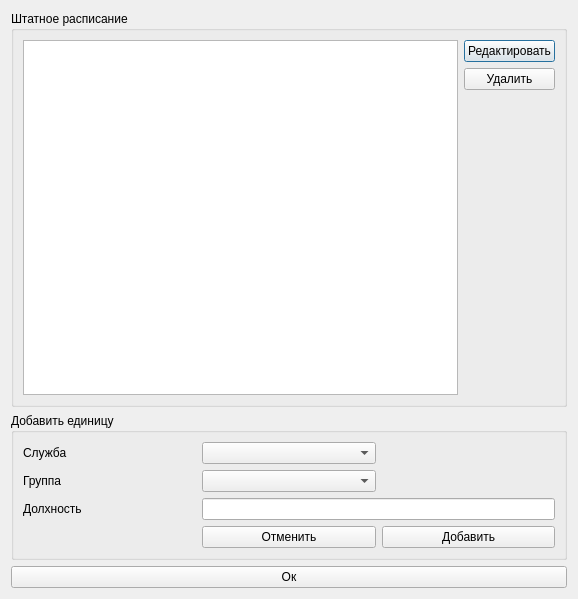
<?xml version="1.0" encoding="UTF-8"?>
<ui version="4.0">
 <class>Dialog</class>
 <widget class="QDialog" name="Dialog">
  <property name="geometry">
   <rect>
    <x>0</x>
    <y>0</y>
    <width>578</width>
    <height>599</height>
   </rect>
  </property>
  <property name="windowTitle">
   <string>Dialog</string>
  </property>
  <layout class="QVBoxLayout" name="verticalLayout">
   <item>
    <widget class="QGroupBox" name="groupBox">
     <property name="title">
      <string>Штатное расписание</string>
     </property>
     <layout class="QGridLayout" name="gridLayout">
      <item row="0" column="0" rowspan="3">
       <widget class="QTableView" name="tableView"/>
      </item>
      <item row="0" column="1">
       <widget class="QPushButton" name="pushButton_2">
        <property name="text">
         <string>Редактировать</string>
        </property>
       </widget>
      </item>
      <item row="1" column="1">
       <widget class="QPushButton" name="pushButton_3">
        <property name="text">
         <string>Удалить</string>
        </property>
       </widget>
      </item>
      <item row="2" column="1">
       <spacer name="verticalSpacer">
        <property name="orientation">
         <enum>Qt::Vertical</enum>
        </property>
        <property name="sizeHint" stdset="0">
         <size>
          <width>20</width>
          <height>275</height>
         </size>
        </property>
       </spacer>
      </item>
     </layout>
    </widget>
   </item>
   <item>
    <widget class="QGroupBox" name="groupBox_2">
     <property name="title">
      <string>Добавить единицу</string>
     </property>
     <layout class="QGridLayout" name="gridLayout_2">
      <item row="0" column="0">
       <widget class="QLabel" name="label">
        <property name="text">
         <string>Служба</string>
        </property>
       </widget>
      </item>
      <item row="0" column="1">
       <widget class="QComboBox" name="comboBox"/>
      </item>
      <item row="1" column="0">
       <widget class="QLabel" name="label_2">
        <property name="text">
         <string>Группа</string>
        </property>
       </widget>
      </item>
      <item row="1" column="1">
       <widget class="QComboBox" name="comboBox_2"/>
      </item>
      <item row="2" column="0">
       <widget class="QLabel" name="label_3">
        <property name="text">
         <string>Долхность</string>
        </property>
       </widget>
      </item>
      <item row="2" column="1" colspan="2">
       <widget class="QLineEdit" name="lineEdit"/>
      </item>
      <item row="3" column="1">
       <widget class="QPushButton" name="pushButton">
        <property name="text">
         <string>Отменить</string>
        </property>
       </widget>
      </item>
      <item row="3" column="2">
       <widget class="QPushButton" name="pushButton_4">
        <property name="text">
         <string>Добавить</string>
        </property>
       </widget>
      </item>
     </layout>
    </widget>
   </item>
   <item>
    <widget class="QPushButton" name="pushButton_5">
     <property name="text">
      <string>Ок</string>
     </property>
    </widget>
   </item>
  </layout>
 </widget>
 <resources/>
 <connections/>
</ui>
